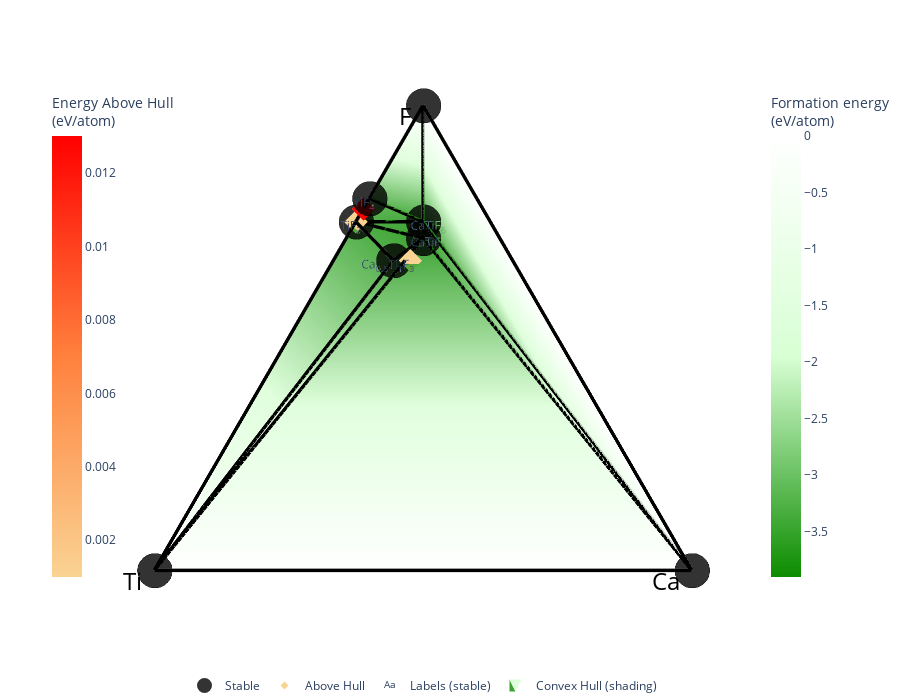

Notebook code for this chart:
### Code cell
from pymatgen.analysis.phase_diagram import Composition
entries =[PDEntry(k,v) for k,v in input_data.items()]

#include charged phase of peroveskite (TiF3)
TiF3_met=PDEntry(Composition("TiF3"),-39.030313,name="TiF3_c")
entries.append(TiF3_met)


phase_diagram_1 = PhaseDiagram(entries)
plotter_1 = PDPlotter(phase_diagram_1, show_unstable=True, markersize=20)
plotter_1.show() 
print(phase_diagram_1.stable_entries)

### Figure 1 — Plotly figure (JSON) as saved in the notebook; plotly's stock layout.template omitted (floating-point values rounded to 4 significant figures)
{"data": [{"hoverinfo": "none", "line": {"color": "rgba(0,0,0,1.0)", "width": 7}, "mode": "lines", "showlegend": false, "type": "scatter3d", "x": [0.6495, 0.6928, null, 0.5774, 0, null, 0.6495, 0.6186, null, 0.5774, 0.6186, null, 0.6928, 0.6495, null, 0.6186, 0, null, 0.6495, 0.5774, null, 0.6495, 0.866, null, 0.866, 0, null, 0.6928, 0.866, null, 0, 0, null, 0.6186, 0.6495, null, 0.6495, 0.6495, null, 0.6186, 0, null, 0.6495, 0, null, 0.6495, 0, null], "y": [0.625, 0.6, null, 0.5556, 1, null, 0.625, 0.5, null, 0.5556, 0.5, null, 0.6, 0.5, null, 0.5, 0, null, 0.625, 0.5556, null, 0.5, 0.5, null, 0.5, 0, null, 0.6, 0.5, null, 1, 0, null, 0.5, 0.5, null, 0.625, 0.5, null, 0.5, 1, null, 0.5, 0, null, 0.625, 1, null], "z": [-3.655, -3.366, null, -3.623, 0, null, -3.655, -3.902, null, -3.623, -3.902, null, -3.366, -3.774, null, -3.902, 0, null, -3.655, -3.623, null, -3.774, 0, null, 0, 0, null, -3.366, 0, null, 0, 0, null, -3.902, -3.774, null, -3.655, -3.774, null, -3.902, 0, null, -3.774, 0, null, -3.655, 0, null]}, {"hoverinfo": "none", "line": {"color": "rgba (0, 0, 0, 0.4)", "dash": "solid", "width": 1}, "mode": "lines", "showlegend": false, "type": "scatter3d", "x": [0.866, 0, null, 0.866, 0, null, 0.866, 0, null, 0.866, 0, null, 0, 0, null, 0, 0, null, 0.866, 0.866, null, 0, 0, null, 0, 0, null], "y": [0.5, 1, null, 0.5, 1, null, 0.5, 0, null, 0.5, 0, null, 1, 0, null, 1, 0, null, 0.5, 0.5, null, 1, 1, null, 0, 0, null], "z": [0, 0, null, -3.902, -3.902, null, 0, 0, null, -3.902, -3.902, null, 0, 0, null, -3.902, -3.902, null, 0, -3.902, null, 0, -3.902, null, 0, -3.902, null]}, {"colorbar": {"len": 0.75, "title": {"text": "Formation energy<br>(eV/atom)"}, "x": 0.9}, "colorscale": [[0, "#0c8c00"], [0.5, "#d8ffd4"], [1, "#ffffff"]], "flatshading": true, "hoverinfo": "none", "i": [9, 5, 5, 0, 9, 3, 5, 5, 3], "intensity": [-3.655, -3.366, -3.481, -3.623, -3.902, -3.774, -3.641, 0, 0, 0], "j": [5, 1, 1, 3, 4, 4, 4, 4, 4], "k": [7, 7, 0, 8, 8, 8, 9, 0, 0], "lighting": {"ambient": 1, "diffuse": 0}, "name": "Convex Hull (shading)", "opacity": 0.8, "showlegend": true, "type": "mesh3d", "x": [0.6495, 0.6928, 0.6736, 0.5774, 0.6186, 0.6495, 0.5774, 0.866, 0, 0], "y": [0.625, 0.6, 0.6111, 0.5556, 0.5, 0.5, 0.5238, 0.5, 1, 0], "z": [-3.655, -3.366, -3.481, -3.623, -3.902, -3.774, -3.641, 0, 0, 0]}, {"hoverinfo": "skip", "mode": "text", "name": "Labels (stable)", "opacity": 1, "showlegend": true, "text": ["TiF<sub>3</sub>", "TiF<sub>4</sub>", "Ca<sub>0.5</sub>Ti<sub>1</sub>F<sub>3</sub>", "CaTiF<sub>5</sub>", "CaTiF<sub>6</sub>"], "textposition": ["middle center", "middle center", "middle center", "middle center", "middle center"], "type": "scatter3d", "visible": true, "x": [0.6395, 0.6828, 0.5674, 0.6086, 0.6395], "y": [0.635, 0.61, 0.5656, 0.49, 0.49], "z": [-3.264, -2.976, -3.233, -3.512, -3.384]}, {"hoverinfo": "text", "hoverlabel": {"font": {"size": 14}}, "hovertext": ["TiF<sub>3</sub> (no ID) <br> -3.654 eV/atom (+0.001 eV/atom)", "Ti<sub>2</sub>F<sub>7</sub> (no ID) <br> -3.481 eV/atom (+0.013 eV/atom)", "Ca<sub>1.5</sub>Ti<sub>2</sub>F<sub>7</sub> (no ID) <br> -3.641 eV/atom (+0.001 eV/atom)"], "marker": {"color": [0.001, 0.013, 0.001], "colorbar": {"len": 0.75, "title": {"text": "Energy Above Hull<br>(eV/atom)"}, "x": 0.05}, "colorscale": [[0, "#fad393"], [0.5, "#ff813d"], [1, "#ff0000"]], "size": 6, "symbol": "diamond"}, "mode": "markers", "name": "Above Hull", "showlegend": true, "type": "scatter3d", "x": [0.6495, 0.6736, 0.5774], "y": [0.625, 0.6111, 0.5238], "z": [-3.654, -3.481, -3.641]}, {"error_z": {"array": [0, 0, 0, 0, 0, 0, 0, 0], "color": "darkgray", "thickness": 5, "type": "data", "width": 10}, "hoverinfo": "text", "hoverlabel": {"font": {"size": 14}}, "hovertext": ["TiF<sub>3</sub> (no ID) <br> -3.655 eV/atom", "TiF<sub>4</sub> (no ID) <br> -3.366 eV/atom", "Ca<sub>0.5</sub>Ti<sub>1</sub>F<sub>3</sub> (no ID) <br> -3.623 eV/atom", "Ti (no ID) <br> 0.0 eV/atom", "CaTiF<sub>5</sub> (no ID) <br> -3.902 eV/atom", "CaTiF<sub>6</sub> (no ID) <br> -3.774 eV/atom", "Ca (no ID) <br> 0.0 eV/atom", "F<sub>2</sub> (no ID) <br> 0.0 eV/atom"], "marker": {"color": "black", "line": {"color": "black", "width": 3}, "opacity": 0.8, "size": 12}, "mode": "markers", "name": "Stable", "showlegend": true, "type": "scatter3d", "x": [0.6495, 0.6928, 0.5774, 0, 0.6186, 0.6495, 0, 0.866], "y": [0.625, 0.6, 0.5556, 1, 0.5, 0.5, 0, 0.5], "z": [-3.655, -3.366, -3.623, 0, -3.902, -3.774, 0, 0]}], "layout": {"autosize": true, "height": 700, "hovermode": "closest", "legend": {"orientation": "h", "traceorder": "reversed", "x": 0.5, "xanchor": "center", "y": 0, "yanchor": "top"}, "margin": {"b": 10, "l": 0, "pad": 0, "r": 0, "t": 0}, "paper_bgcolor": "rgba(0,0,0,0)", "plot_bgcolor": "rgba(0,0,0,0)", "scene": {"annotations": [{"align": "center", "font": {"color": "#000000", "size": 24}, "opacity": 1, "showarrow": false, "text": "Ti", "x": 0, "xanchor": "right", "xshift": -10, "y": 1, "yanchor": "auto", "yshift": -10, "z": -3.512}, {"align": "center", "font": {"color": "#000000", "size": 24}, "opacity": 1, "showarrow": false, "text": "Ca", "x": 0, "xanchor": "right", "xshift": -10, "y": 0, "yanchor": "auto", "yshift": -10, "z": -3.512}, {"align": "center", "font": {"color": "#000000", "size": 24}, "opacity": 1, "showarrow": false, "text": "F", "x": 0.866, "xanchor": "right", "xshift": -10, "y": 0.5, "yanchor": "auto", "yshift": -10, "z": -3.512}, {"opacity": 0, "text": "", "x": 1, "y": 1, "z": 0}], "aspectratio": {"x": 1.7, "y": 1.7, "z": 1.2}, "camera": {"center": {"x": -0.1, "y": 0, "z": -0.15}, "eye": {"x": -0.1, "y": 0, "z": 2.5}, "projection": {"type": "orthographic"}}, "xaxis": {"autorange": true, "showaxeslabels": false, "showgrid": false, "showline": false, "showspikes": false, "showticklabels": false, "ticks": "", "visible": false, "zeroline": false}, "yaxis": {"autorange": true, "showaxeslabels": false, "showgrid": false, "showline": false, "showspikes": false, "showticklabels": false, "ticks": "", "visible": false, "zeroline": false}, "zaxis": {"autorange": true, "showaxeslabels": false, "showgrid": false, "showline": false, "showspikes": false, "showticklabels": false, "ticks": "", "visible": false, "zeroline": false}}, "showlegend": true}}
